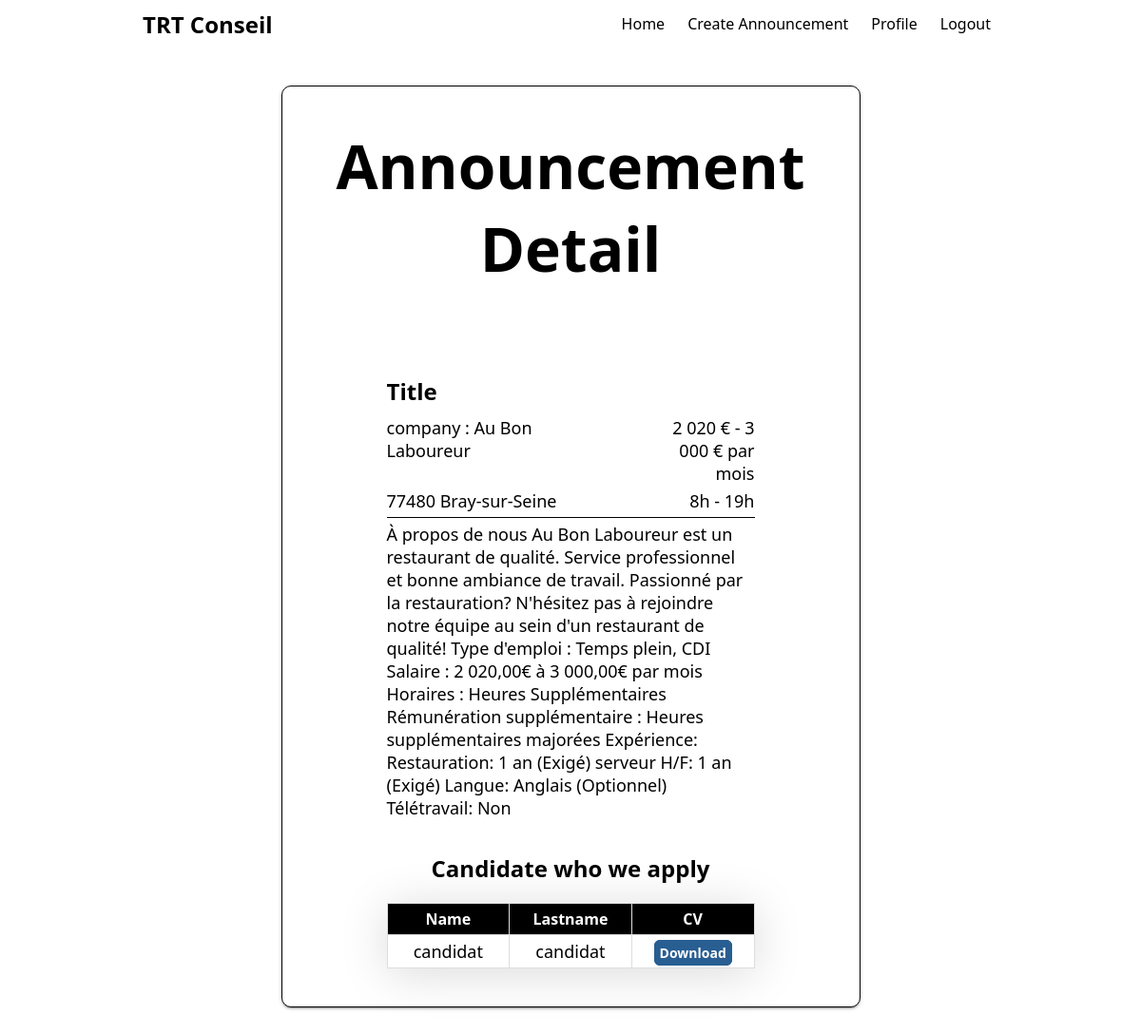
Screenshot of /announcementDetails.php?announcement=1 (signed in) with the database file from the repository.
### tables this page shows
CREATE TABLE `announcements` (
  `Id_Announcement` int(11) NOT NULL,
  `Id_Recruiter` int(11) NOT NULL,
  `Title` varchar(255) NOT NULL,
  `Company_Name` varchar(255) NOT NULL,
  `Workplace` varchar(255) NOT NULL,
  `Schedule` varchar(255) NOT NULL,
  `Salary` varchar(255) NOT NULL,
  `Description` varchar(1000) NOT NULL,
  `Is_Checked` bit(1) DEFAULT NULL
);

CREATE TABLE `candidates` (
  `Id_User` int(11) NOT NULL,
  `Name` varchar(255) DEFAULT NULL,
  `Lastname` varchar(255) DEFAULT NULL,
  `CV_Id` varchar(255) DEFAULT NULL,
  `CV_Name` varchar(255) DEFAULT NULL,
  `Is_Checked` bit(1) DEFAULT NULL
);

### controllers/pageControllers/PageControllers.php (called while the page is built, shortened)
<?php
class Controller
{
    public function announcementDetails()
    {
        require_once 'views/announcementDetails.php';
    }
}

### announcementDetails.php (called while the page is built)
<?php
    require_once 'controllers/pageControllers/PageControllers.php';
    $controller = new Controller();
    $controller->announcementDetails();

### views/links/links.php (called while the page is built, shortened)
<?php
    $linkNavHome = "index.php";
    $linkCreateAnnouncement = "createAnnouncement.php";
    $linkRecruiterProfile = "recruiterProfile.php";

### models/Database.php (called while the page is built, shortened)
<?php
class Database {
    private $host = 'localhost';
    private $user = 'root';
    private $pass = '';
    private $dbname = 'trt_conseil';
    private $dbh;
    private $stmt;
    public function __construct(){
        $dsn = 'mysql:host='.$this->host.';dbname='.$this->dbname;
        $options = array(
            PDO::ATTR_PERSISTENT => true,
            PDO::ATTR_ERRMODE => PDO::ERRMODE_EXCEPTION
        );
        try {
            $this->dbh = new PDO($dsn, $this->user, $this->pass, $options);
        } catch (PDOException $e) {
            $this->error = $e->getMessage();
            echo $this->error;
        }
    }
    public function query($sql)
    {
        $this->stmt = $this->dbh->prepare($sql);
    }
    public function bind($param, $value, $type = null){
        if (is_null($type)) {
            switch (true) {
                default:
                    $type = PDO::PARAM_STR;
            }
        }
        $this->stmt->bindValue($param, $value, $type);
    }
    public function execute(){
        return $this->stmt->execute();
    }
    public function resultSet(){
        $this->execute();
        return $this->stmt->fetchAll(PDO::FETCH_OBJ);
    }
    public function single(){
        $this->execute();
        return $this->stmt->fetch(PDO::FETCH_OBJ);
    }
    public function rowCount(){
        return $this->stmt->rowCount();
    }
}

### models/Announcement.php (called while the page is built, shortened)
<?php
require_once 'Database.php';
class Announcement {
    private $db;
    public function __construct(){
        $this->db = new Database;
    }
    public function findAnnouncementInfoById($announcement){
        $this->db->query('SELECT * FROM announcements WHERE Id_Announcement = :announcement');
        $this->db->bind(':announcement', $announcement);
        $row = $this->db->single();
        if($this->db->rowCount() > 0){
            return $row;
        }else{
            return false;
        }
    }
}

### models/Applied_candidate.php (called while the page is built, shortened)
<?php
require_once 'Database.php';
class Applied_candidate {
    private $db;
    public function __construct(){
        $this->db = new Database;
    }
    public function findApply($id_candidate)
    {
        $this->db->query('SELECT * FROM applied_candidates WHERE Id_Candidate = :id_candidate ');
        $this->db->bind(':id_candidate', $id_candidate);
        $row = $this->db->resultSet();
        if($this->db->rowCount() > 0){
            return $row;
        }else{
            return false;
        }
    }
    public function findApplyByAnnouncement($id_announcement)
    {
        $this->db->query('SELECT * FROM applied_candidates WHERE Id_Announcement = :id_announcement ');
        $this->db->bind(':id_announcement', $id_announcement);
        $row = $this->db->resultSet();
        if($this->db->rowCount() > 0){
            return $row;
        }else{
            return false;
        }
    }
}

### models/Candidate.php (called while the page is built, shortened)
<?php
require_once 'Database.php';
class Candidate {
    private $db;
    public function __construct(){
        $this->db = new Database;
    }
    public function displayProfile($userId)
    {
        $this->db->query('SELECT Email, Name, Lastname, CV_Id, CV_Name FROM users, candidates WHERE candidates.Id_User = :userId AND users.Id_User = :userId ');
        $this->db->bind(':userId', $userId);
        $row = $this->db->single();
        if($this->db->rowCount() > 0){
            return $row;
        }else{
            return false;
        }
    }
    public function checkCandidateValidation($userId)
    {
        $this->db->query('SELECT Is_Checked FROM candidates WHERE Id_User = :userId');
        $this->db->bind(':userId', $userId);
        $row = $this->db->single();
        if($this->db->rowCount() > 0){
            return $row;
        }else{
            return false;
        }
    }
}

### views/announcementDetails.php (the view, shortened to what this page needs)
<?php
    require_once 'links/links.php';
    require_once 'layout/header.php';
    require_once 'models/Candidate.php';
    require_once 'models/Applied_candidate.php';
    require_once 'models/Announcement.php';
    $announcement = $_GET["announcement"];
    $announcementModel = new Announcement;
    $announcementInfo = $announcementModel->findAnnouncementInfoById($announcement);
    if (isset($_SESSION['userId']) && $announcementInfo != null){
        $candidateModel = new Candidate;
        $applied_candidateModel = new Applied_candidate;
?>
<!DOCTYPE html>
<html lang="en">
<head>
    <link rel="stylesheet" href="views/css/header/navbar.css">
    <link rel="stylesheet" href="views/css/announcementDetails.css">
</head>
<body>
    <?php echo $header; ?>
    <main>
        <section class="cards">
            <article class="card">
                <h1>Announcement Detail</h1>
                <form action="" method="POST">
                    <h2 class="title">Title</h2>
                    <div class="row-card">
                        <p>company : <?=$announcementInfo->Company_Name ?></p>
                        <p><?=$announcementInfo->Salary ?></p>
                    </div>
                    <div class="row-card">
                        <p><?=$announcementInfo->Workplace ?></p>
                        <p><?=$announcementInfo->Schedule ?></p>
                    </div>
                    <div class="box-description">
                        <p><?=$announcementInfo->Description ?></p>
                    </div>
                </form>
                <?php if ($_SESSION['userRole'] == 1 && $announcementInfo->Id_Recruiter == $_SESSION['userId'] && $announcementInfo->Is_Checked == 1): ?>
                    <div class="box-candidate-apply">
                        <h2 class="title">Candidate who we apply</h2>
                        <div class="table-content">
                            <table class="list-candidate">
                                <thead>
                                    <tr>
                                        <th>Name</th>
                                        <th>Lastname</th>
                                        <th>CV</th>
                                    </tr>
                                </thead>
                                <tbody>
                                    <?php
                                        if ($announcementInfo->Id_Recruiter == $_SESSION['userId']) {
                                            $recruiterInfo = $applied_candidateModel->findApplyByAnnouncement($announcementInfo->Id_Announcement);
                                            if ($recruiterInfo) {
                                                for ($i=0; $i < count($recruiterInfo); $i++) {
                                                    if ($recruiterInfo[$i]->Is_Checked == 1) {
                                                        $candidate = $candidateModel->displayProfile($recruiterInfo[$i]->Id_Candidate);
                                    ?>
                                                        <tr>
                                                            <td class="td-name"><?=$candidate->Name?></td>
                                                            <td class="td-lastname"><?=$candidate->Lastname?></td>
                                                            <td class="td-cv"><a href="controllers/downloadCv.php?name=<?=$candidate->CV_Id?>" >Download</a></td>
                                                        </tr>
                                    <?php
                                                    }
                                                }
                                            }
                                        }
                                    ?>
                                </tbody>
                            </table>
                        </div>
                    </div>
                <?php endif ?>
            </article>
        </section>
    </main>
</body>
</html>
<?php
    }else{
        redirect("login.php");
    }

### views/layout/header.php (shortened to what this page needs)
<header id="header">
    <div class="row">
        <a href="<?php echo $linkNavHome ?>"><h2>TRT Conseil</h2></a>
        <nav id="nav" class="nav">
            <ul class="menu" role="menu">
                <li><a href="<?php echo $linkNavHome ?>">Home</a></li>
                <?php if (!isset($_SESSION['userId'])) : ?>
                    <li><a href="<?php echo $linkNavLogin ?>">Login</a></li>
                <?php elseif ($_SESSION['userRole'] == 1) : ?>
                    <li><a href="<?php echo $linkCreateAnnouncement ?>">Create Announcement</a></li>
                    <li><a href="<?php echo $linkRecruiterProfile ?>">Profile</a></li>
                    <li><a href="controllers/Users.php?q=logout">Logout</a></li>
                <?php elseif ($_SESSION['userRole'] == 2) : ?>
                    <li><a href="<?php echo $linkCandidateProfile ?>">Profile</a></li>
                    <li><a href="controllers/Users.php?q=logout">Logout</a></li>
                <?php endif; ?>
            </ul>
        </nav>
    </div>
</header>
<?php
    $header = ob_get_clean();

### views/css/header/navbar.css (style rules this page uses)
* { margin: 0; padding: 0; font-family: Noto Sans, sans-serif; }
a { color: rgba(0, 0, 0); text-decoration: none; }
header { display: flex; position: fixed; left: 0; right: 0; top: 0; height: 50px; z-index: 1030; align-items: center; box-sizing: border-box; justify-content: center; background: rgba(255, 255, 255); box-shadow: 0; }
.row { display: flex; align-items: center; align-content: center; justify-content: space-between; min-width: 1140px; }
.menu { display: flex; list-style: none; gap: .5rem; }
.menu a { display: block; padding: .5rem; }
@media (max-width: 1280px) { .row { min-width: 900px; } }

### views/css/announcementDetails.css (style rules this page uses)
* { margin: 0; padding: 0; }
main { display: flex; justify-content: center; margin: 70px 15px 30px 15px; }
.cards { display: flex; flex-wrap: wrap; justify-content: center; }
.cards a { text-decoration: none; background: none; }
.card { display: flex; flex-direction: column; width: 323px; margin: 0 0 20px; padding: 20px; border-radius: 10px; background: white; border: 1px black solid; box-shadow: 0 2px 2px 0 rgb(0 0 0 / 14%), 0 3px 1px -2px rgb(0 0 0 / 20%), 0 1px 5px 0 rgb(0 0 0 / 12%); }
.card h1 { text-align: center; font-size: 36px; font-weight: 600; margin: 20px 0 20px 0 ; }
.card .row-card { display: flex; justify-content: space-between; }
.card h2 { font-size: 24px; font-weight: 600; margin: 0 0 10px 0; }
.card p { font-size: 18px; margin: 0 0 5px 0; }
.card .box-description { text-align: left; width: 100%; border-top: 1px solid black; padding: 5px 0 0 0; height: auto; margin: 0 0 10px 0; }
.card .box-candidate-apply .title { text-align: center; margin: 25px 0 0 0; }
.list-candidate { border-collapse: collapse; box-shadow: 0 5px 50px rgba(0, 0, 0, 0.15); margin: 20px 0; border: 1px solid black; table-layout: fixed; width: 323px; }
.list-candidate thead tr { background: #000000; color: #ffffff; text-align: center; }
.list-candidate th, .list-candidate td { padding: 5px 2px; text-align: center; }
.list-candidate tbody td { font-size: 14px; word-wrap: break-word; }
.list-candidate tbody tr, .list-candidate td, .list-candidate th { border: 1px solid #ddd; }
.list-candidate a { padding: 2px 5px; color: white; font-weight: 600; font-size: 14px; line-height: 0; background: #285E92; border: 1px solid #285E92; box-sizing: border-box; border-radius: 6px; cursor: pointer; }
.card .row-card p:nth-child(1) { width: 190px; }
.card .row-card p:nth-child(2) { width: 90px; text-align: right; }
@media (min-width: 600px) { main { margin: 80px 15px 30px 15px; } }
@media (min-width: 600px) { .card h1 { font-size: 50px; margin: 20px 0 60px 0 ; } }
@media (min-width: 600px) { .card { width: 450px; } }
@media (min-width: 600px) { form { padding: 0 40px; } }
@media (min-width: 600px) { .card .box-candidate-apply { padding: 0 40px; } }
@media (min-width: 600px) { .list-candidate { width: 370px; } }
@media (min-width: 600px) { .list-candidate a { padding: 3px 5px; } }
@media (min-width: 600px) { .list-candidate tbody td { font-size: 16px; } }
@media (min-width: 1184px) { main { margin: 90px 15px 30px 15px; } }
@media (min-width: 1184px) { .card h1 { font-size: 64px; margin: 20px 0 90px 0 ; } }
@media (min-width: 1184px) { .card { width: 567px; } }
@media (min-width: 1184px) { .card .row-card p:nth-child(1) { width: 232px; } }
@media (min-width: 1184px) { .card .row-card p:nth-child(2) { width: 100px; text-align: right; } }
@media (min-width: 1184px) { .card .box-candidate-apply, .vr, form { padding: 0 90px; } }
@media (min-width: 1184px) { .list-candidate { width: 387px; } }
@media (min-width: 1184px) { .list-candidate a { padding: 3px 5px; } }
@media (min-width: 1184px) { .list-candidate tbody td { font-size: 18px; } }

### rows the page displays
announcements: Company_Name "Au Bon Laboureur", Salary "2 020 € - 3 000 € par mois", Workplace "77480 Bray-sur-Seine", Schedule "8h - 19h", Description "À propos de nous Au Bon Laboureur est un restaurant de qualité. Service professionnel et bonne ambiance de travail. Passionné par la restauration? N'hésitez pas à rejoindre notre équipe au sein d'un restaurant de qualité! Type d'emploi : Temps plein, CDI Salaire : 2 020,00€ à 3 000,00€ par mois Horaires : Heures Supplémentaires Rémunération supplémentaire : Heures supplémentaires majorées Expérience: Restauration: 1 an (Exigé) serveur H/F: 1 an (Exigé) Langue: Anglais (Optionnel) Télétravail: Non"
candidates: Name "candidat", Lastname "candidat"
